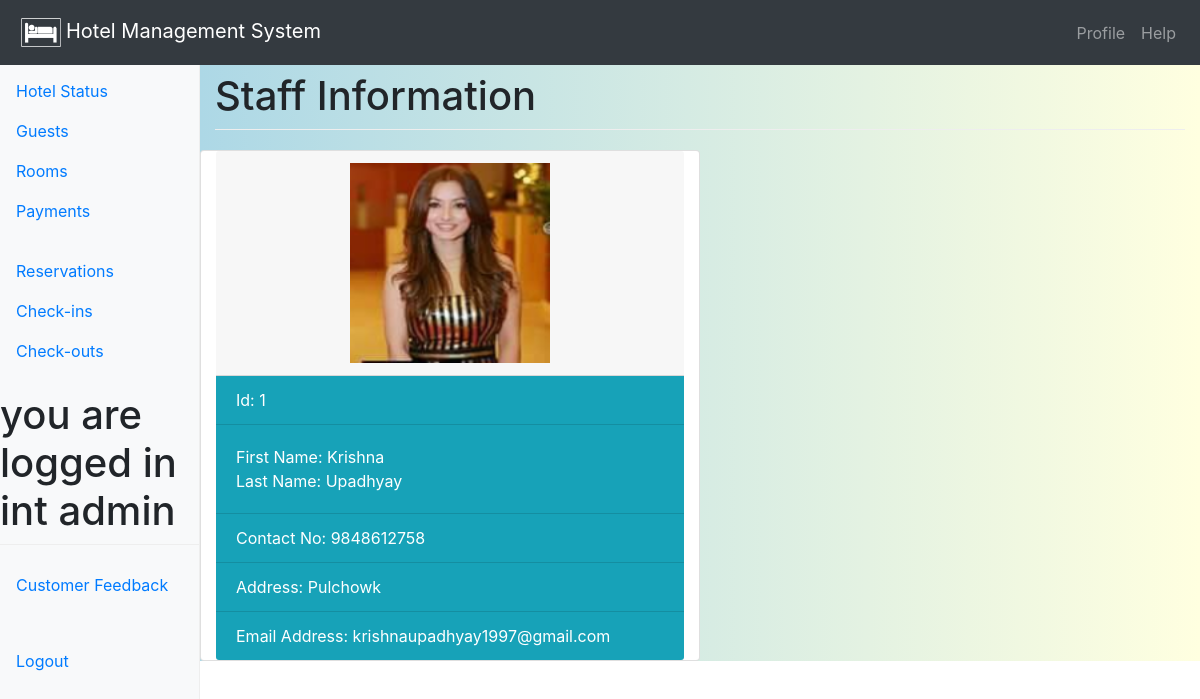
The page /staff/1 (signed in) on the database its author committed.
### main/models.py (models this page shows, shortened)
@python_2_unicode_compatible
class Staff(models.Model):
    profile_picture = models.ImageField(upload_to='staff_img/', default='images/staff.png')
    staff_id = models.AutoField(primary_key=True)
    first_name = models.CharField(max_length=50)
    middle_name = models.CharField(max_length=50, null=False, blank=True)
    last_name = models.CharField(max_length=50)
    contact_no = models.CharField(max_length=15)
    address = models.CharField(max_length=100)
    email_address = models.EmailField()
    user = models.OneToOneField(User, on_delete=models.SET_NULL, null=True, editable=False)
    class Meta:
        ordering = ['first_name', 'middle_name', 'last_name']
        permissions = (("can_view_staff", "Can view staff"), ('can_view_staff_detail', 'Can view staff detail'))

### main/views.py (the view)
# urls.py: path('staff/<str:pk>', views.StaffDetailView.as_view(), name='staff-detail'),  # Detail of staff
class StaffDetailView(PermissionRequiredMixin, generic.DetailView):
    model = Staff
    title = _("Staff Information")
    permission_required = 'main.can_view_staff_detail'
    extra_context = {'title': title}

### main/templates/main/staff_detail.html
{% extends 'base.html' %}
{% block content-title %}
    <h1>{{ title }}</h1>
{% endblock %}
{% block main-content %}
    <div class="row">
        <div class="card text-left col-md-6">
            <div class="card-header text-center">
                {% load static %}
                <img src="{{ staff.profile_picture.url }}" alt="Staff Avatar" style="width:200px; height:200px;">
            </div>
            <div class="card-header bg-info text-white">Id: {{ staff.staff_id }}  </div>
            <div class="card-body bg-info text-white">First Name: {{ staff.first_name }}  <br>
                                Last Name:  {{ staff.last_name }}  </div>
            <div class="card-footer bg-info text-white">Contact No: {{ staff.contact_no }} </div>
            <div class="card-footer bg-info text-white">Address: {{ staff.address }}</div>
            <div class="card-footer bg-info text-white">  {% if staff.email_address %}Email Address: {{ staff.email_address }} {% endif %}
            </div>
        </div>
    </div>
{% endblock %}

### main/static/css/styles.css (style rules this page uses)
body { padding-top: 3.5rem; }
h1 { padding-bottom: 9px; margin-bottom: 20px; border-bottom: 1px solid #eee; }

### rows shown on the page
Staff: profile_picture (picture), staff_id "1", first_name "Krishna", last_name "Upadhyay", contact_no "9848612758", address "Pulchowk", email_address "krishnaupadhyay1997@gmail.com"

### other values the page prints
{{ title }} "Staff Information"
